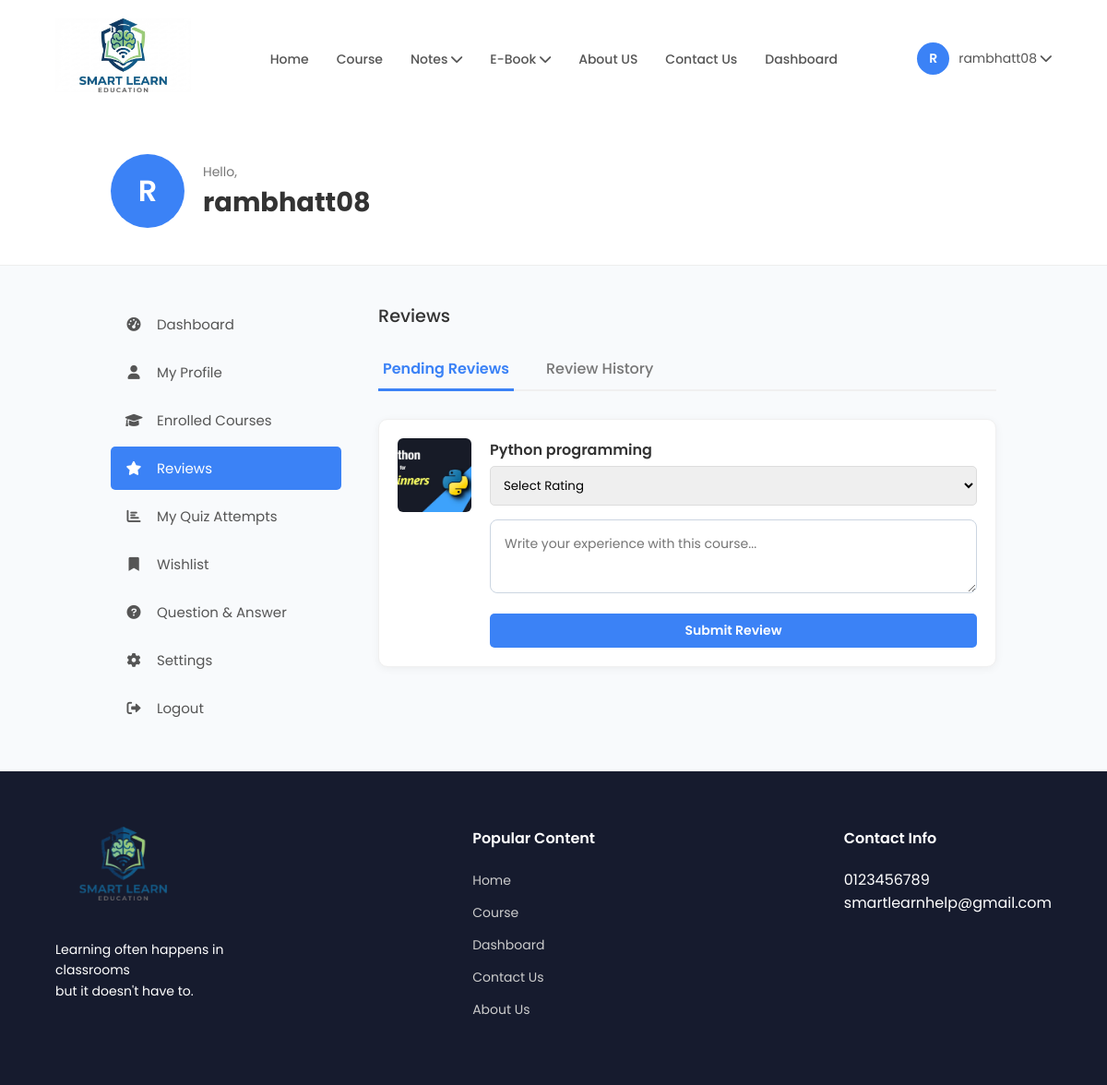
The app's page /reviews.php (signed in) with its own data.
### tables this page shows
CREATE TABLE `courses` (
  `id` int(11) UNSIGNED NOT NULL,
  `title` varchar(255) NOT NULL,
  `description` text DEFAULT NULL,
  `level` varchar(50) DEFAULT 'Beginner',
  `thumbnail` varchar(255) DEFAULT NULL,
  `total_enrolled` int(11) DEFAULT 0,
  `created_at` timestamp NOT NULL DEFAULT current_timestamp()
);

### reviews.php (the view, shortened to what this page needs)
<?php
require 'db_connect.php';
$user_id = $_SESSION['user_id'];
$user_name = $_SESSION['user_name'];
$sql_pending = "SELECT c.*, c.thumbnail
                FROM courses c
                JOIN enrollments e ON c.id = e.course_id
                WHERE e.user_id = $user_id
                AND c.id NOT IN (SELECT course_id FROM reviews WHERE user_id = $user_id)";
$res_pending = $conn->query($sql_pending);
?>
<!DOCTYPE html>
<html lang="en">
<head>
    <link rel="stylesheet" href="https://cdnjs.cloudflare.com/ajax/libs/font-awesome/6.0.0/css/all.min.css">
    <link rel="stylesheet" href="style.css">
</head>
<body>
<nav class="navbar dashboard-nav">
    <div class="logo"><a href="index.html"><img src="imgs/logo.jpg" alt="Logo"></a></div>
    <ul class="nav-links">
        <li><a href="index.php">Home</a></li>
        <li><a href="courses.php">Course</a></li>
        <li class="dropdown-parent"><a href="#">Notes <i class="fas fa-chevron-down"></i></a>
        </li>
        <li class="dropdown-parent"><a href="#">E-Book <i class="fas fa-chevron-down"></i></a>
        </li>
        <li><a href="about.html">About US</a></li>
        <li><a href="contact.php">Contact Us</a></li>
        <li><a href="student-dashboard.php">Dashboard</a></li>
    </ul>
    <div class="user-profile dropdown-parent">
        <div class="profile-trigger">
            <div class="avatar-circle"><?php echo strtoupper(substr($user_name, 0, 1)); ?></div>
            <span><?php echo htmlspecialchars($user_name); ?> <i class="fas fa-chevron-down"></i></span>
        </div>
    </div>
</nav>
<header class="dash-header">
    <div class="big-avatar"><?php echo strtoupper(substr($user_name, 0, 1)); ?></div>
    <div class="welcome-text"><span>Hello,</span><h2><?php echo htmlspecialchars($user_name); ?></h2></div>
</header>
<div class="dashboard-container">
    <aside class="sidebar">
        <ul>
            <li><a href="student-dashboard.php"><i class="fas fa-tachometer-alt"></i> Dashboard</a></li>
            <li><a href="student_profile.php"><i class="fas fa-user"></i> My Profile</a></li>
            <li><a href="my_courses.php"><i class="fas fa-graduation-cap"></i> Enrolled Courses</a></li>
            <li><a href="reviews.php" class="active"><i class="fas fa-star"></i> Reviews</a></li>
            <li><a href="quiz_attempts.php"><i class="fas fa-chart-bar"></i> My Quiz Attempts</a></li>
            <li><a href="wishlist.php"><i class="fas fa-bookmark"></i> Wishlist</a></li>
            <li><a href="question-answer.php"><i class="fas fa-question-circle"></i> Question & Answer</a></li>
            <li><a href="settings.php"><i class="fas fa-cog"></i> Settings</a></li>
            <li><a href="logout.php"><i class="fas fa-sign-out-alt"></i> Logout</a></li>
        </ul>
    </aside>
    <main class="dash-content">
        <h3>Reviews</h3>
        <div class="tabs">
            <button class="tab-btn active" onclick="openTab(event, 'pending')">Pending Reviews</button>
            <button class="tab-btn" onclick="openTab(event, 'history')">Review History</button>
        </div>
        <div id="pending" class="tab-content active-content">
            <?php if($res_pending->num_rows > 0): ?>
                <?php while($row = $res_pending->fetch_assoc()): ?>
                    <div class="review-card">
                        <?php
                            $img_path = !empty($row['thumbnail']) ? $row['thumbnail'] : 'imgs/default-course.jpg';
                        ?>
                        <img src="<?php echo $img_path; ?>" class="review-img" alt="Course">
                        <div class="review-content">
                            <div class="review-header">
                                <div class="course-name"><?php echo htmlspecialchars($row['title']); ?></div>
                            </div>
                            <form action="reviews.php" method="POST">
                                <div class="form-group">
                                    <select name="rating" class="form-control" required>
                                        <option value="" disabled selected>Select Rating</option>
                                    </select>
                                </div>
                                <div class="form-group">
                                    <textarea name="comment" class="form-control" placeholder="Write your experience with this course..." required></textarea>
                                </div>
                                <button type="submit" class="btn-submit">Submit Review</button>
                            </form>
                        </div>
                    </div>
                <?php endwhile; ?>
            <?php endif; ?>
        </div>
    </main>
</div>
<footer class="footer">
    <div class="footer-col">
        <img src="imgs/1.png" alt="Smart Learn" class="footer-logo">
        <p class="slogan">Learning often happens in<br> classrooms <br> but it doesn't have to.</p>
    </div>
    <div class="footer-col">
        <h4>Popular Content</h4>
        <ul>
            <li><a href="index.php">Home</a></li>
            <li><a href="courses.php">Course</a></li>
            <li><a href="student-dashboard.php">Dashboard</a></li>
            <li><a href="contact.php">Contact Us</a></li>
            <li><a href="about.html">About Us</a></li>
        </ul>
    </div>
    <div class="footer-col">
        <h4>Contact Info</h4>
        <p>0123456789</p>
        <p>smartlearnhelp@gmail.com</p>
    </div>
</footer>
</body>
</html>

### style.css (style rules this page uses)
:root { --primary-blue: #1d4ed8; --accent-blue: #2563eb; --bg-purple: #8b5cf6; --text-dark: #1e293b; --text-light: #64748b; --white: #ffffff; }
* { margin: 0; padding: 0; box-sizing: border-box; font-family: 'Poppins', sans-serif; }
body { background-color: #f8fafc; color: var(--text-dark); overflow-x: hidden; }
a { text-decoration: none; color: inherit; }
ul { list-style: none; }
.navbar { display: flex; justify-content: space-between; align-items: center; padding: 20px 5%; background: var(--white); }
.logo img { height: 80px; width: auto; }
.nav-links { display: flex; gap: 30px; }
.nav-links a { color: #555; font-size: 14px; font-weight: 500; }
.nav-links a { position: relative; padding-bottom: 5px; transition: color 0.3s ease; }
.nav-links a::after { content: ""; position: absolute; left: 0; bottom: 0; width: 0; height: 2px; background-color: var(--primary-blue); transition: width 0.3s ease; }
.footer { background: #161b2e; color: white; padding: 60px 5%; display: flex; justify-content: space-between; }
.footer-logo { height: 80px; width: auto; margin-bottom: 15px; }
.footer-col h4 { margin-bottom: 20px; font-weight: 600; }
.footer-col ul li { margin-bottom: 10px; }
.footer-col a { color: #ccc; font-size: 14px; }
.slogan { margin-top: 20px; font-size: 14px; line-height: 1.6; }
.form-group { margin-bottom: 25px; }
.form-group input, .form-group textarea { width: 100%; padding: 15px; border: 1px solid #cbd5e1; border-radius: 8px; outline: none; font-size: 14px; transition: 0.3s; }
.btn-submit { background-color: #3b82f6; color: white; padding: 15px 40px; border: none; border-radius: 8px; font-size: 16px; font-weight: 600; cursor: pointer; width: 100%; transition: 0.3s; }
.user-profile { display: flex; align-items: center; gap: 10px; font-size: 14px; color: #555; cursor: pointer; }
.avatar-circle { width: 35px; height: 35px; background-color: #3b82f6; color: white; border-radius: 50%; display: flex; align-items: center; justify-content: center; font-size: 14px; font-weight: 600; }
.dash-header { display: flex; align-items: center; padding: 40px 10%; background-color: #ffffff; border-bottom: 1px solid #eee; gap: 20px; }
.big-avatar { width: 80px; height: 80px; background-color: #3b82f6; color: white; font-size: 2rem; font-weight: 600; border-radius: 50%; display: flex; align-items: center; justify-content: center; }
.welcome-text span { color: #777; font-size: 14px; }
.welcome-text h2 { color: #333; font-size: 1.8rem; }
.dashboard-container { display: flex; padding: 40px 10%; gap: 40px; min-height: 60vh; }
.sidebar { width: 250px; flex-shrink: 0; }
.sidebar ul li { margin-bottom: 5px; }
.sidebar ul li a { display: flex; align-items: center; gap: 15px; padding: 12px 15px; color: #555; font-size: 15px; border-radius: 5px; transition: 0.3s; }
.sidebar ul li a i { width: 20px; text-align: center; }
.sidebar ul li a.active, .sidebar ul li a:hover { background-color: #3b82f6; color: white; }
.dash-content { flex-grow: 1; }
.dash-content h3 { font-size: 1.2rem; margin-bottom: 20px; color: #333; font-weight: 500; }
.nav-links li { position: relative; padding: 10px 0; }
.user-profile { position: relative; height: 100%; display: flex; align-items: center; }
.profile-trigger { display: flex; align-items: center; gap: 10px; cursor: pointer; }
.tab-btn { background: none; border: none; padding: 10px 5px; font-size: 15px; color: #666; cursor: pointer; position: relative; font-weight: 500; }
.tab-btn.active { color: #3b82f6; }
.tab-btn.active::after { content: ''; position: absolute; bottom: -1px; left: 0; width: 100%; height: 2px; background-color: #3b82f6; }

### records on screen
courses: thumbnail (picture), title "Python programming"

### other values on screen
substr($user_name, 0, 1) "R"
$user_name "rambhatt08"
